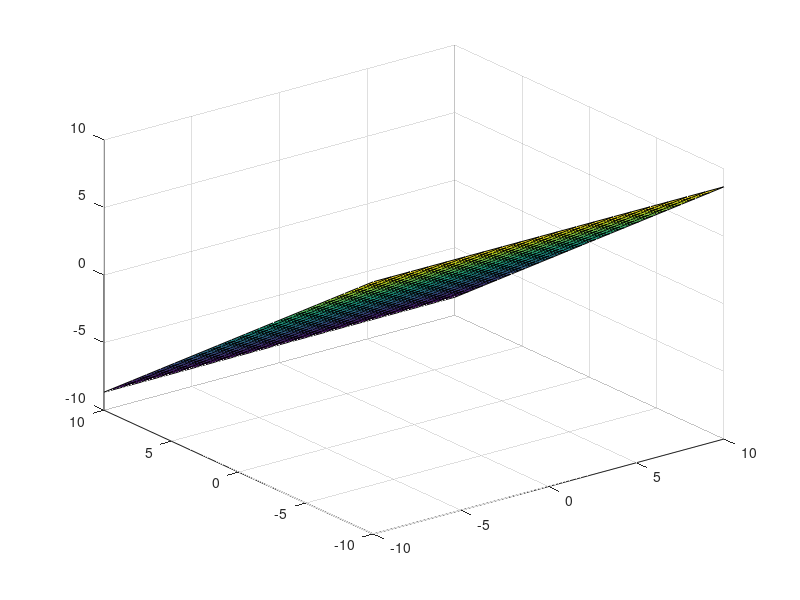
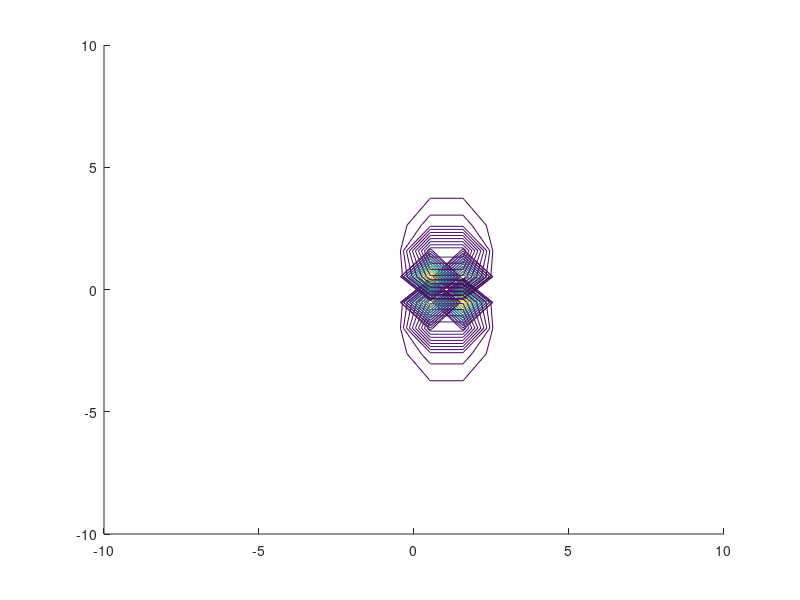
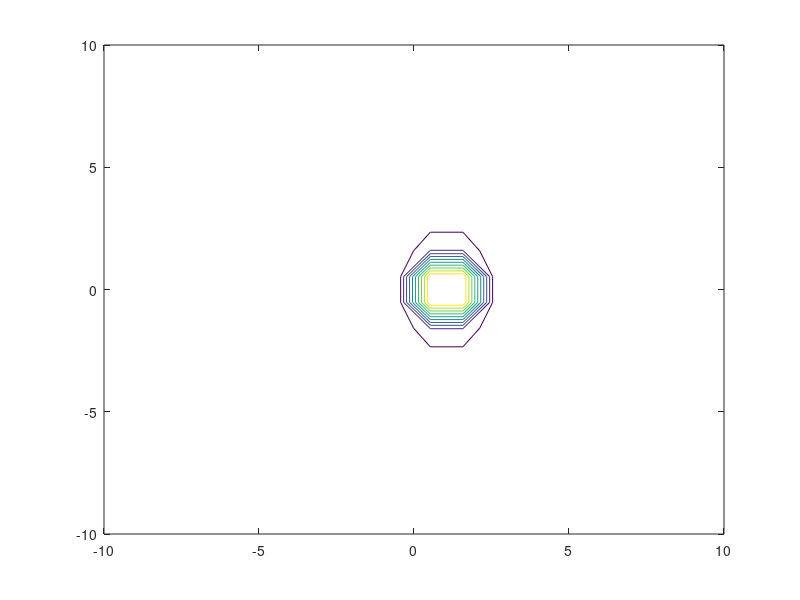
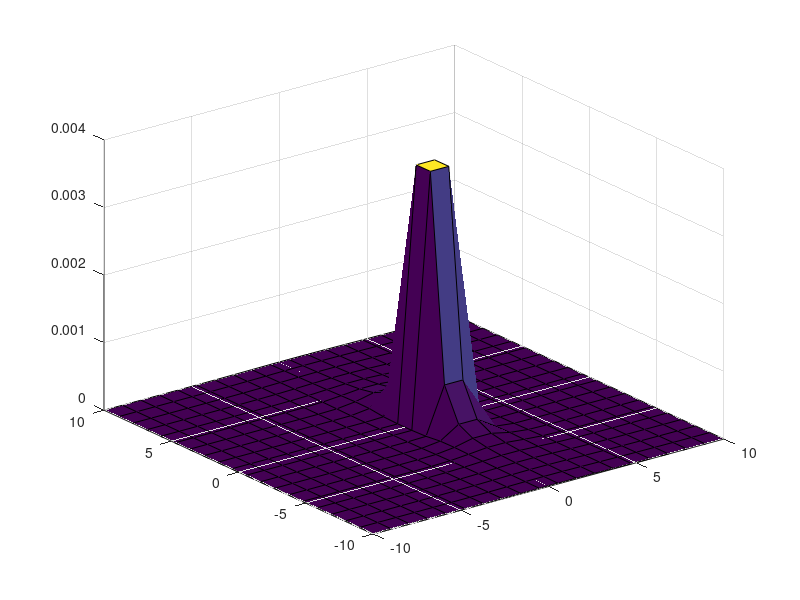

Write MATLAB code to recreate these figures, in order.
%%Dados do Led
theta = 30;
m = (-log(2))/log(cos(deg2rad(theta/2)));
N=10;
E0 = 1;

%% Dados da Arena
Alt_Cam = 2.6;
Raio_Ar = 3;
z = sqrt((Alt_Cam^2)+(Raio_Ar^2));
Cam_theta = atan2(Alt_Cam,Raio_Ar)

%% Dados do Ring_Light
p = 0.3;



%% Dados da Simulação
Dim = 20;
x = linspace(-10,10,Dim);
y = linspace(-10,10,Dim);
Ev = zeros(Dim,Dim);
e =  zeros(Dim,Dim);

%% Plano 

xv = 0; yv = 0; zv = 1;
xp = 1; yp = 0; zp = 0;



rotv = [cos(Cam_theta) 0 sin(Cam_theta);0 1 0 ; -sin(Cam_theta) 0 cos(Cam_theta)]*[xv; yv; zv];
rotp = [cos(Cam_theta) 0 sin(Cam_theta);0 1 0 ; -sin(Cam_theta) 0 cos(Cam_theta)]*[xp; yp; zp]; 

D = -(rotv(1)*rotp(1)+rotv(2)*rotp(2)+rotv(3)*rotp(3));

zp = zeros(Dim,Dim);



for j=1:Dim
        for i=1:Dim
            
         zp(i,j) = -(D + rotv(1)*x(i)+rotv(2)*y(j)) /rotv(3);
          
        end
    end
    


figure(1)
surf(x,y,zp)



%% Simulação
for n=1:N
    for j=1:Dim
        for i=1:Dim
            
            E = ((zp(i,j))^m)*E0*(((x(i)-p*cos(2*pi*n/N))^2)+((y(j)-p*sin(2*pi*n/N))^2)+(zp(i,j))^2)^(-(m+2)/2);
            size(E)
            
            Ev(i,j) = E;
            E=0;
            
        end
    end
    
    e = [e Ev];
end

size(e)

e = real(e(:,Dim:(N+1)*Dim-1));

Ev = zeros(Dim,Dim);
figure(2)
hold on
for n=1:N
    
           
    Ev= Ev  + (e(:,n+(n-1)*(Dim-1):(n+(Dim-1))+(n-1)*(Dim-1)));
    
    contour(x,y,(e(:,n+(n-1)*(Dim-1):(n+(Dim-1))+(n-1)*(Dim-1))))
           
    
end

hold off

figure(3)
contour(x,y,Ev)

figure(4)
surf(x,y,Ev)

figure(5)
plot(y,Ev(Dim/2,:))








            
